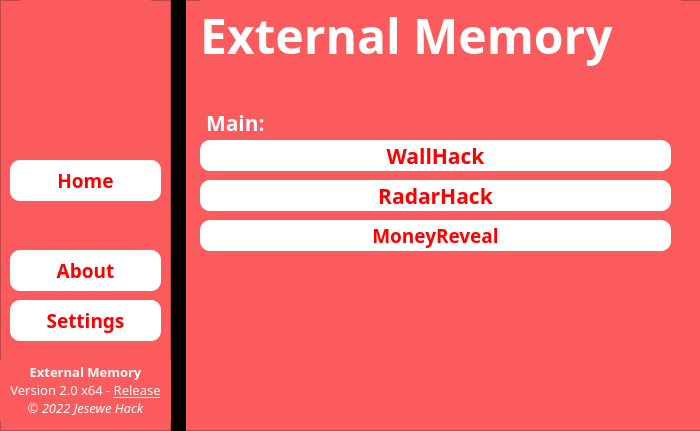
<?xml version="1.0" encoding="UTF-8"?>
<ui version="4.0">
 <author>Jesewe</author>
 <class>MainWindow</class>
 <widget class="QMainWindow" name="MainWindow">
  <property name="geometry">
   <rect>
    <x>0</x>
    <y>0</y>
    <width>700</width>
    <height>431</height>
   </rect>
  </property>
  <property name="minimumSize">
   <size>
    <width>700</width>
    <height>431</height>
   </size>
  </property>
  <property name="maximumSize">
   <size>
    <width>700</width>
    <height>431</height>
   </size>
  </property>
  <property name="windowTitle">
   <string>External Memory</string>
  </property>
  <property name="windowIcon">
   <iconset>
    <normaloff>ico.ico</normaloff>ico.ico</iconset>
  </property>
  <property name="statusTip">
   <string/>
  </property>
  <property name="whatsThis">
   <string notr="true"/>
  </property>
  <property name="autoFillBackground">
   <bool>false</bool>
  </property>
  <property name="styleSheet">
   <string notr="true">background-color: #fb5b5d</string>
  </property>
  <widget class="QWidget" name="centralwidget">
   <property name="styleSheet">
    <string notr="true">background-color: #22222e</string>
   </property>
   <widget class="QFrame" name="frame">
    <property name="geometry">
     <rect>
      <x>0</x>
      <y>0</y>
      <width>171</width>
      <height>431</height>
     </rect>
    </property>
    <property name="styleSheet">
     <string notr="true">background-color: #fb5b5d</string>
    </property>
    <property name="frameShape">
     <enum>QFrame::StyledPanel</enum>
    </property>
    <property name="frameShadow">
     <enum>QFrame::Raised</enum>
    </property>
    <widget class="QLabel" name="label_3">
     <property name="geometry">
      <rect>
       <x>20</x>
       <y>0</y>
       <width>131</width>
       <height>141</height>
      </rect>
     </property>
     <property name="text">
      <string/>
     </property>
     <property name="pixmap">
      <pixmap>ico.ico</pixmap>
     </property>
    </widget>
    <widget class="QPushButton" name="pushButton_4">
     <property name="geometry">
      <rect>
       <x>10</x>
       <y>300</y>
       <width>151</width>
       <height>41</height>
      </rect>
     </property>
     <property name="font">
      <font>
       <family>Montserrat</family>
       <pointsize>14</pointsize>
       <weight>75</weight>
       <bold>true</bold>
      </font>
     </property>
     <property name="styleSheet">
      <string notr="true">QPushButton { 
	color: red; 
	background-color: white; 
	border-radius: 10;
}

QPushButton:pressed { 
    color: white;
	background-color:#8B0000
 }</string>
     </property>
     <property name="text">
      <string>Settings</string>
     </property>
     <property name="icon">
      <iconset>
       <normaloff>images/settings.ico</normaloff>images/settings.ico</iconset>
     </property>
     <property name="iconSize">
      <size>
       <width>27</width>
       <height>27</height>
      </size>
     </property>
     <property name="checkable">
      <bool>false</bool>
     </property>
    </widget>
    <widget class="QPushButton" name="pushButton_3">
     <property name="geometry">
      <rect>
       <x>10</x>
       <y>250</y>
       <width>151</width>
       <height>41</height>
      </rect>
     </property>
     <property name="font">
      <font>
       <family>Montserrat</family>
       <pointsize>14</pointsize>
       <weight>75</weight>
       <bold>true</bold>
      </font>
     </property>
     <property name="styleSheet">
      <string notr="true">QPushButton { 
	color: red; 
	background-color: white; 
	border-radius: 10;
}

QPushButton:pressed { 
    color: white;
	background-color:#8B0000
 }</string>
     </property>
     <property name="text">
      <string>About</string>
     </property>
     <property name="icon">
      <iconset>
       <normaloff>images/info.ico</normaloff>images/info.ico</iconset>
     </property>
     <property name="iconSize">
      <size>
       <width>28</width>
       <height>28</height>
      </size>
     </property>
     <property name="checkable">
      <bool>true</bool>
     </property>
    </widget>
    <widget class="QPushButton" name="pushButton_6">
     <property name="geometry">
      <rect>
       <x>10</x>
       <y>160</y>
       <width>151</width>
       <height>41</height>
      </rect>
     </property>
     <property name="font">
      <font>
       <family>Montserrat</family>
       <pointsize>14</pointsize>
       <weight>75</weight>
       <bold>true</bold>
      </font>
     </property>
     <property name="styleSheet">
      <string notr="true">QPushButton { 
	color: red; 
	background-color: white; 
	border-radius: 10;
}

QPushButton:pressed { 
    color: white;
	background-color:#8B0000
 }</string>
     </property>
     <property name="text">
      <string>Home</string>
     </property>
     <property name="icon">
      <iconset>
       <normaloff>images/home.ico</normaloff>images/home.ico</iconset>
     </property>
     <property name="iconSize">
      <size>
       <width>28</width>
       <height>28</height>
      </size>
     </property>
     <property name="checkable">
      <bool>true</bool>
     </property>
    </widget>
    <widget class="QLabel" name="label_9">
     <property name="geometry">
      <rect>
       <x>0</x>
       <y>360</y>
       <width>171</width>
       <height>61</height>
      </rect>
     </property>
     <property name="font">
      <font>
       <family>Montserrat</family>
       <pointsize>12</pointsize>
       <weight>75</weight>
       <bold>true</bold>
      </font>
     </property>
     <property name="styleSheet">
      <string notr="true">color: white</string>
     </property>
     <property name="text">
      <string>&lt;html&gt;&lt;head/&gt;&lt;body&gt;&lt;p align=&quot;center&quot;&gt;&lt;span style=&quot; font-size:10pt;&quot;&gt;External Memory&lt;/span&gt;&lt;span style=&quot; font-size:10pt; font-weight:400;&quot;&gt;&lt;br/&gt;Version 2.0 x64 - &lt;/span&gt;&lt;span style=&quot; font-size:10pt; font-weight:400; text-decoration: underline;&quot;&gt;Release&lt;/span&gt;&lt;span style=&quot; font-size:10pt; font-weight:400;&quot;&gt;&lt;br/&gt;&lt;/span&gt;&lt;span style=&quot; font-size:10pt; font-weight:400; font-style:italic;&quot;&gt;© 2022 Jesewe Hack&lt;/span&gt;&lt;/p&gt;&lt;/body&gt;&lt;/html&gt;</string>
     </property>
    </widget>
   </widget>
   <widget class="QFrame" name="frame_3">
    <property name="geometry">
     <rect>
      <x>170</x>
      <y>0</y>
      <width>531</width>
      <height>431</height>
     </rect>
    </property>
    <property name="styleSheet">
     <string notr="true">background-color: #fb5b5d</string>
    </property>
    <property name="frameShape">
     <enum>QFrame::StyledPanel</enum>
    </property>
    <property name="frameShadow">
     <enum>QFrame::Raised</enum>
    </property>
    <widget class="QLabel" name="label">
     <property name="geometry">
      <rect>
       <x>30</x>
       <y>0</y>
       <width>481</width>
       <height>71</height>
      </rect>
     </property>
     <property name="font">
      <font>
       <family>Montserrat</family>
       <pointsize>36</pointsize>
       <weight>75</weight>
       <bold>true</bold>
      </font>
     </property>
     <property name="styleSheet">
      <string notr="true">color: white; background-color: #fb5b5d</string>
     </property>
     <property name="text">
      <string>External Memory</string>
     </property>
    </widget>
    <widget class="QPushButton" name="pushButton_5">
     <property name="geometry">
      <rect>
       <x>30</x>
       <y>220</y>
       <width>471</width>
       <height>31</height>
      </rect>
     </property>
     <property name="font">
      <font>
       <family>Montserrat</family>
       <pointsize>14</pointsize>
       <weight>75</weight>
       <bold>true</bold>
      </font>
     </property>
     <property name="styleSheet">
      <string notr="true">QPushButton { 
	color: red; 
	background-color: white; 
	border-radius: 10;
}

QPushButton:pressed { 
    color: white;
	background-color:#8B0000
 }</string>
     </property>
     <property name="text">
      <string>MoneyReveal</string>
     </property>
     <property name="icon">
      <iconset>
       <normaloff>images/money.ico</normaloff>images/money.ico</iconset>
     </property>
     <property name="iconSize">
      <size>
       <width>28</width>
       <height>28</height>
      </size>
     </property>
     <property name="checkable">
      <bool>false</bool>
     </property>
    </widget>
    <widget class="QPushButton" name="pushButton_2">
     <property name="geometry">
      <rect>
       <x>30</x>
       <y>180</y>
       <width>471</width>
       <height>31</height>
      </rect>
     </property>
     <property name="font">
      <font>
       <family>Montserrat</family>
       <pointsize>16</pointsize>
       <weight>75</weight>
       <bold>true</bold>
      </font>
     </property>
     <property name="styleSheet">
      <string notr="true">QPushButton { 
	color: red; 
	background-color: white; 
	border-radius: 10;
}

QPushButton:pressed { 
    color: white;
	background-color:#8B0000
 }</string>
     </property>
     <property name="text">
      <string>RadarHack</string>
     </property>
     <property name="icon">
      <iconset>
       <normaloff>images/radar.ico</normaloff>images/radar.ico</iconset>
     </property>
     <property name="iconSize">
      <size>
       <width>32</width>
       <height>32</height>
      </size>
     </property>
     <property name="checkable">
      <bool>false</bool>
     </property>
    </widget>
    <widget class="QPushButton" name="pushButton">
     <property name="geometry">
      <rect>
       <x>30</x>
       <y>140</y>
       <width>471</width>
       <height>31</height>
      </rect>
     </property>
     <property name="font">
      <font>
       <family>Montserrat</family>
       <pointsize>16</pointsize>
       <weight>75</weight>
       <bold>true</bold>
      </font>
     </property>
     <property name="styleSheet">
      <string notr="true">QPushButton { 
	color: red; 
	background-color: white; 
	border-radius: 10;
}

QPushButton:pressed { 
    color: white;
	background-color:#8B0000
 }</string>
     </property>
     <property name="text">
      <string>WallHack</string>
     </property>
     <property name="icon">
      <iconset>
       <normaloff>images/wall.ico</normaloff>images/wall.ico</iconset>
     </property>
     <property name="iconSize">
      <size>
       <width>32</width>
       <height>32</height>
      </size>
     </property>
     <property name="checkable">
      <bool>false</bool>
     </property>
    </widget>
    <widget class="QLabel" name="label_2">
     <property name="geometry">
      <rect>
       <x>36</x>
       <y>112</y>
       <width>221</width>
       <height>21</height>
      </rect>
     </property>
     <property name="font">
      <font>
       <family>Montserrat</family>
       <pointsize>16</pointsize>
       <weight>75</weight>
       <bold>true</bold>
      </font>
     </property>
     <property name="styleSheet">
      <string notr="true">color: white</string>
     </property>
     <property name="text">
      <string>Main:</string>
     </property>
    </widget>
    <widget class="QFrame" name="frame_2">
     <property name="geometry">
      <rect>
       <x>0</x>
       <y>0</y>
       <width>16</width>
       <height>431</height>
      </rect>
     </property>
     <property name="styleSheet">
      <string notr="true">background-color: black</string>
     </property>
     <property name="frameShape">
      <enum>QFrame::StyledPanel</enum>
     </property>
     <property name="frameShadow">
      <enum>QFrame::Raised</enum>
     </property>
    </widget>
   </widget>
   <zorder>frame_3</zorder>
   <zorder>frame</zorder>
  </widget>
 </widget>
 <resources/>
 <connections/>
</ui>
